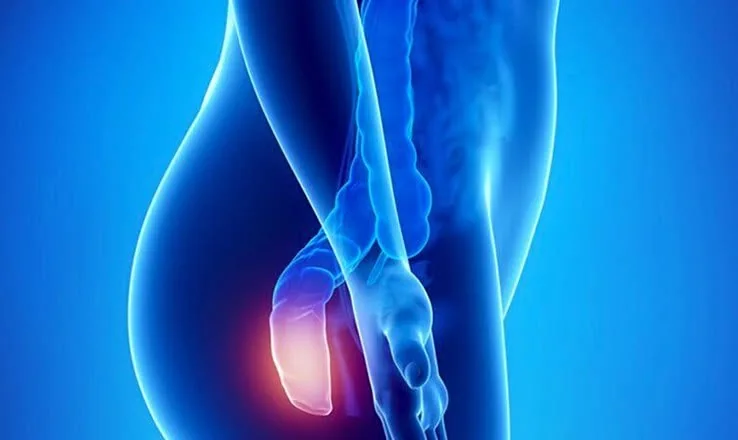
#> input picture assets/images/media/education-anorectal.webp, 738 x 440 px, given in place of logo-dp.png, which was not available
$ python optimize_images.py
#> lines starting #> are read from the running program, lines starting #| are printed output that depends on the picture
from PIL import Image
import os
RAW = "assets/images/facebook-raw"
BRAND = "assets/images/brand"
MEDIA = "assets/images/media"
os.makedirs(MEDIA, exist_ok=True)

def save_webp(im, path, q=82):
    im.save(path, "WEBP", quality=q, method=6)

def save_png(im, path):
    im.save(path, "PNG", optimize=True)

# Logo derivatives (from 720px master)
logo = Image.open(f"{BRAND}/logo-dp.png").convert("RGB")
#> logo is the input picture: PIL image 738x440 RGB; mean R, G, B 24, 114, 204.6
for size, name in [(160, "logo-dp-160.png"), (96, "logo-dp-96.png")]:
    save_png(logo.resize((size, size), Image.LANCZOS), f"{BRAND}/{name}")
#> this loop made 2 passes
#> pass 1, in save_png, `im.save(path, "PNG", optimize=True)`:
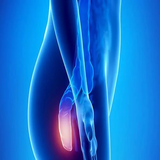
#> saved as logo-dp-160.png: PIL image 160x160 RGB; mean R, G, B 24, 114, 204.6
#> pass 2, in save_png (call 2), `im.save(path, "PNG", optimize=True)`:
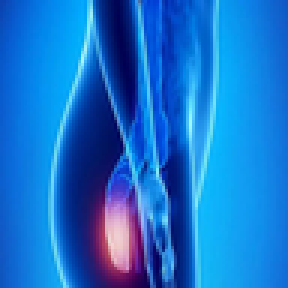
#> saved as logo-dp-96.png: PIL image 96x96 RGB (shown 3 times larger); mean R, G, B 24.1, 114, 204.6
for size, name in [(180, f"{BRAND}/apple-touch-icon.png"), (32, f"{BRAND}/favicon-32.png")]:
    save_png(logo.resize((size, size), Image.LANCZOS), name)
#> this loop made 2 passes
#> pass 1, in save_png (call 3), `im.save(path, "PNG", optimize=True)`:
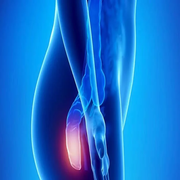
#> saved as apple-touch-icon.png: PIL image 180x180 RGB; mean R, G, B 24, 114, 204.5
#> pass 2, in save_png (call 4), `im.save(path, "PNG", optimize=True)`:
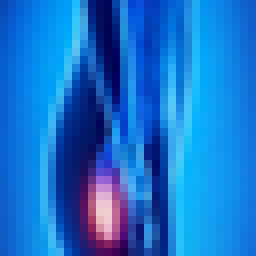
#> saved as favicon-32.png: PIL image 32x32 RGB (shown 8 times larger); mean R, G, B 24.3, 114, 204.6

# OG image 1200x630 from cover artwork
cover = Image.open(f"{RAW}/cover_3376").convert("RGB")
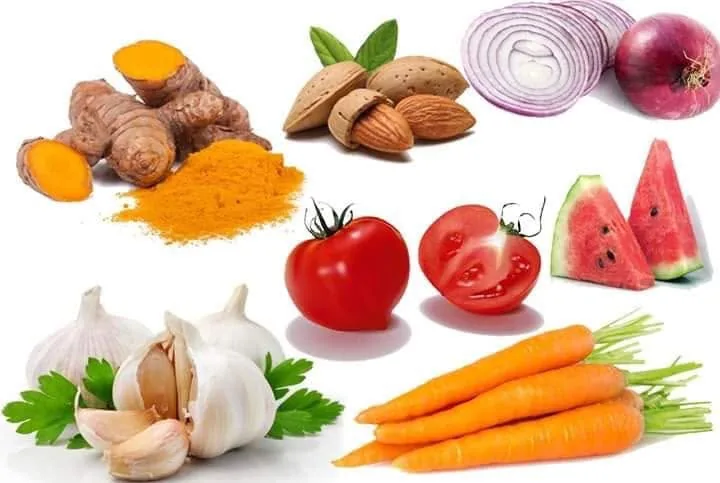
#> input picture assets/images/media/education-foods.webp, 720 x 483 px, given in place of cover_3376, which was not available
#> cover is the input picture: PIL image 720x483 RGB; mean R, G, B 222.3, 186.5, 161
w, h = cover.size
#> w = 720; h = 483
target_h = 630
scale = target_h / h
#> scale = 1.3
cover_scaled = cover.resize((int(w * scale), target_h), Image.LANCZOS)
cw = cover_scaled.size[0]
#> cw = 939
left = (cw - 1200) // 2
#> left = -131
og = cover_scaled.crop((left, 0, left + 1200, target_h))
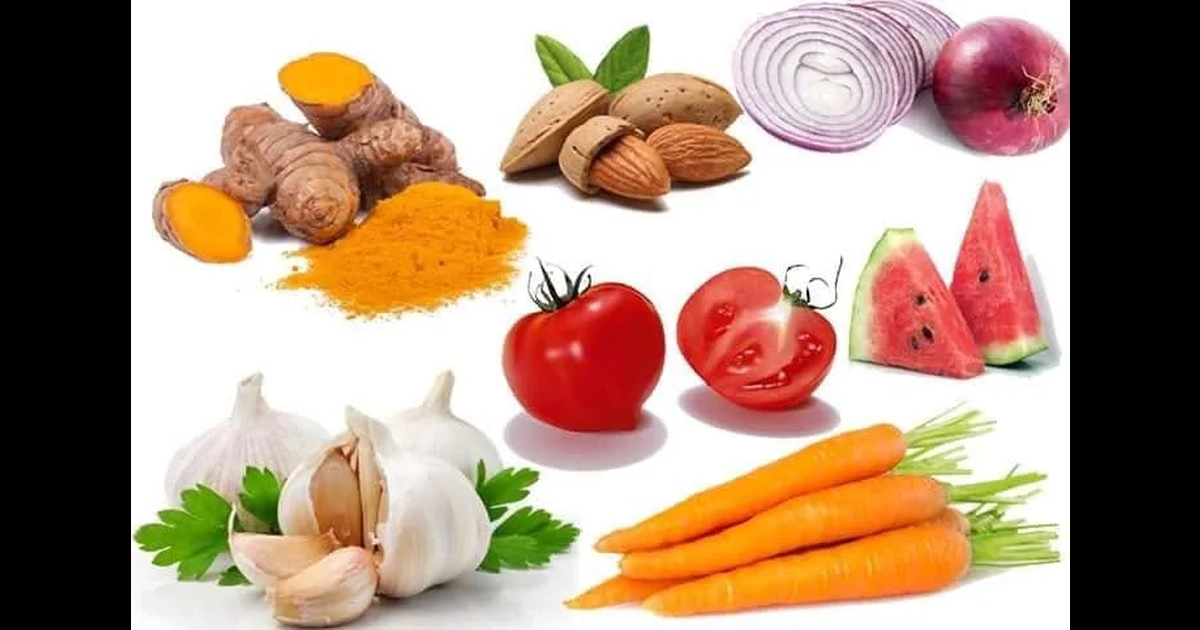
#> og: PIL image 1200x630 RGB; mean R, G, B 174, 145.9, 125.9
og.save(f"{BRAND}/og-image.jpg", "JPEG", quality=86, optimize=True)

# WebP media assets
g2 = Image.open(f"{RAW}/g2_738").convert("RGB")
save_webp(g2, f"{MEDIA}/education-anorectal.webp", 84)
g2.resize((480, int(480 * g2.size[1] / g2.size[0])), Image.LANCZOS).save(f"{MEDIA}/education-anorectal-480.webp", "WEBP", quality=80, method=6)
#> (the run stopped early here; a loop or call above may not have finished)
